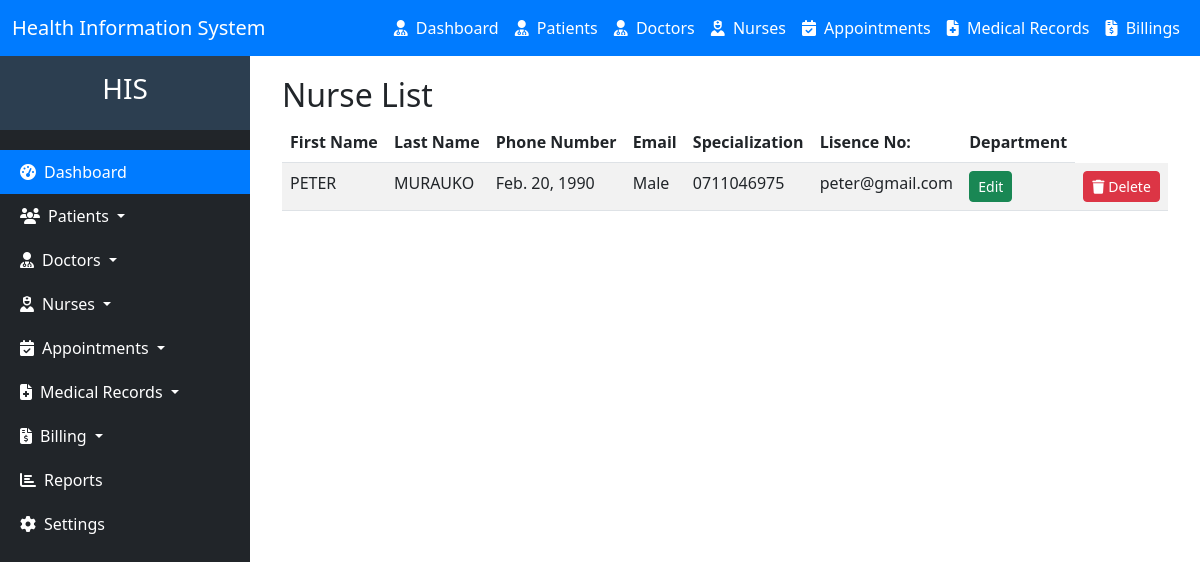
/nurse/list, run on an earlier commit of the app's database.
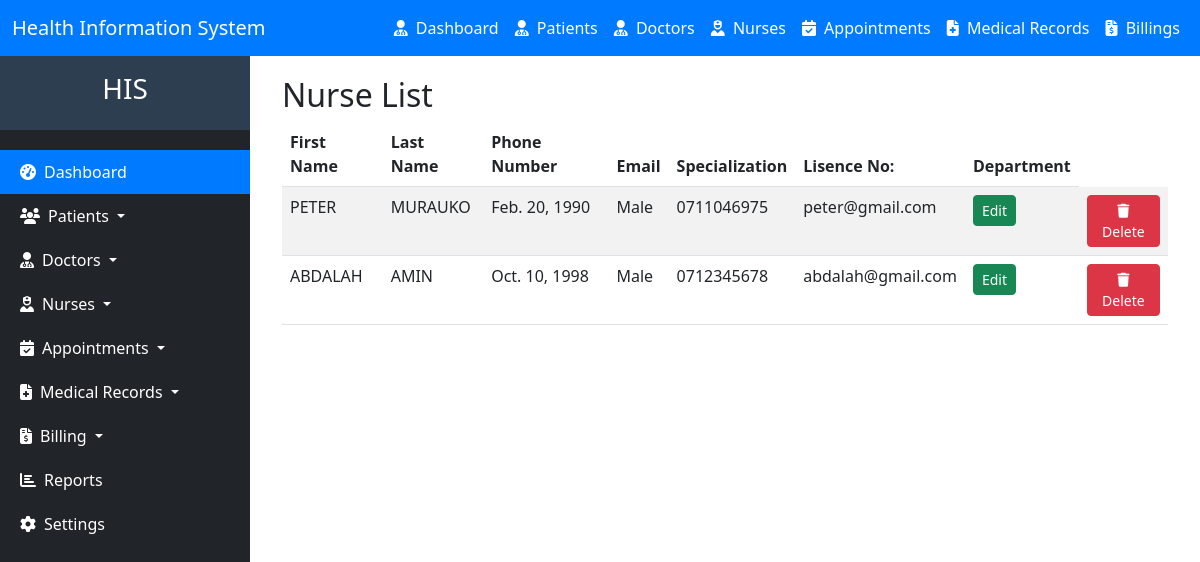
And on a later commit of the database.
### hms/models.py (models this page shows, shortened)
class Nurse(models.Model):
    first_name = models.CharField(max_length=100)
    last_name = models.CharField(max_length=100)
    date_of_birth = models.DateField()
    GENDER_CHOICES = [
        ('M', 'Male'),
        ('F', 'Female'),
    ]
    gender = models.CharField(max_length=1, choices=GENDER_CHOICES)
    license_number = models.CharField(
        max_length=20,
        unique=True,
        validators=[RegexValidator(regex='^[A-Za-z0-9]{5,20}$', message='License number must be alphanumeric and 5-20 characters long.')]
    )
    years_of_experience = models.PositiveIntegerField()
    phone_number = models.CharField(
        max_length=15,
        validators=[RegexValidator(regex='^\+?1?\d{9,15}$', message='Phone number must be in the format: +254712345678.')]
    )
    email = models.EmailField(unique=True)
    address = models.CharField( max_length=100,blank=True, null=True)
    department = models.CharField(max_length=100)
    created_at = models.DateTimeField(auto_now_add=True)
    updated_at = models.DateTimeField(auto_now=True)

### hms/views.py (the view)
# urls.py: path("nurse/list", views.nurse_list, name="nurse_list"),
def nurse_list(request):
    nurses = Nurse.objects.all()
    return render(request, 'nurse_list.html', {'nurses': nurses})

### hms/templates/nurse_list.html (shortened to what this page needs)
{% extends 'base.html'%}
{% block content %}
<div class="container">
    <h2>Nurse List</h2>
    <table class="table table-striped">
        <thead>
            <tr>
                <th>First Name</th>
                <th>Last Name</th>
                <th>Phone Number</th>
                <th>Email</th>
                <th>Specialization</th>
                <th>Lisence No:</th>
                <th>Department</th>
            </tr>
        </thead>
        <tbody>
            {% for nurse in nurses %}
            <tr>
                <td>{{ nurse.first_name }}</td>
                <td>{{ nurse.last_name }}</td>
                <td>{{ nurse.date_of_birth }}</td>
                <td>{{ nurse.get_gender_display }}</td>
                <td>{{ nurse.phone_number }}</td>
                <td>{{ nurse.email }}</td>
                <td><a href="{% url 'nurse_update' nurse.id %}" class="btn btn-success btn-sm">Edit</a></td>
                <td>  <form action="{% url 'delete_nurse' nurse.id %}" method="post" style="display: inline;">
                    <button type="submit" class="btn btn-danger btn-sm" onclick="return confirm('Are you sure you want to delete this patient?');">
                        <i class="fas fa-trash"></i> Delete
                    </button>
                </form>
            </td>
        </tr>
            {% endfor %}
        </tbody>
    </table>
</div>
{% endblock %}

What changed in the data, as far as the page shows it:
added Nurse: first_name "ABDALAH", last_name "AMIN", date_of_birth "Oct. 10, 1998", gender "Male", phone_number "0712345678", email "abdalah@gmail.com"
